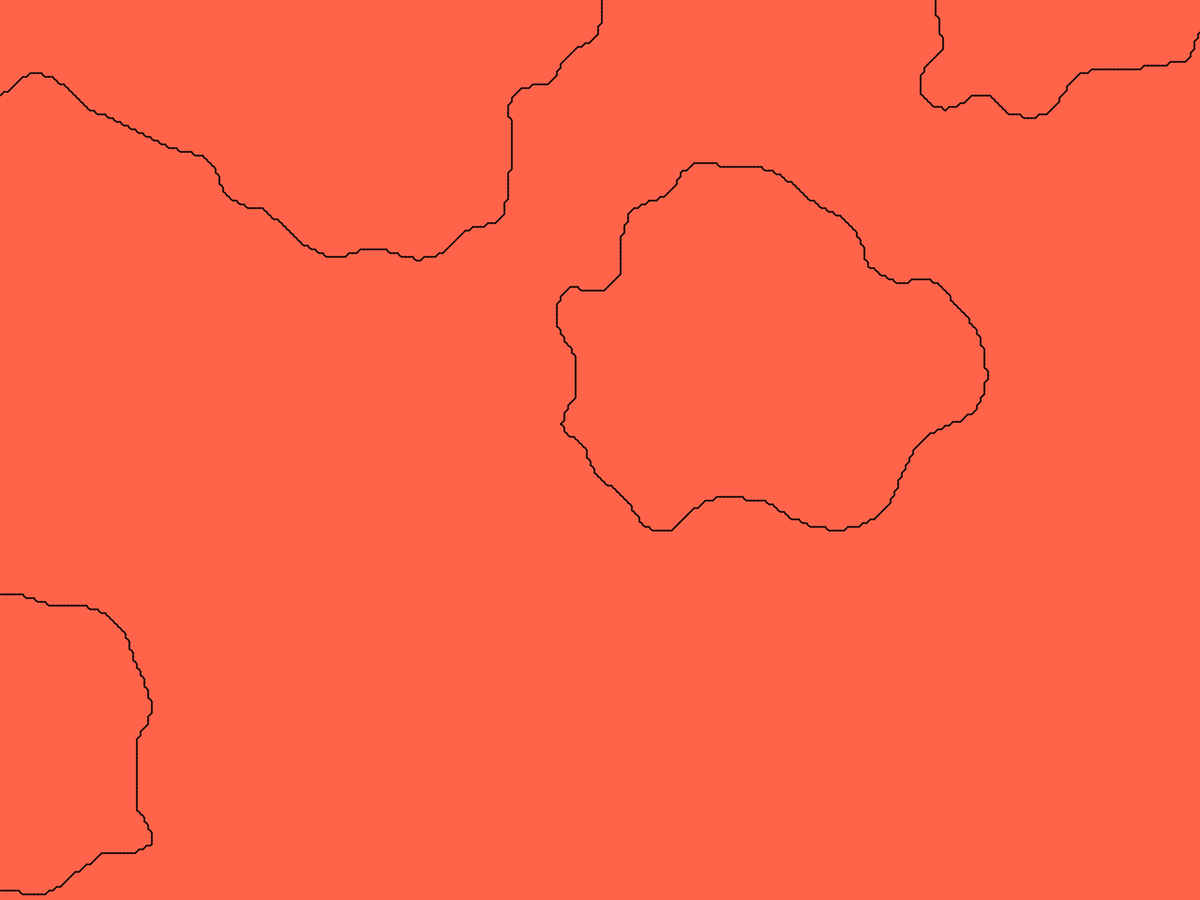
Frame 1 (no input)
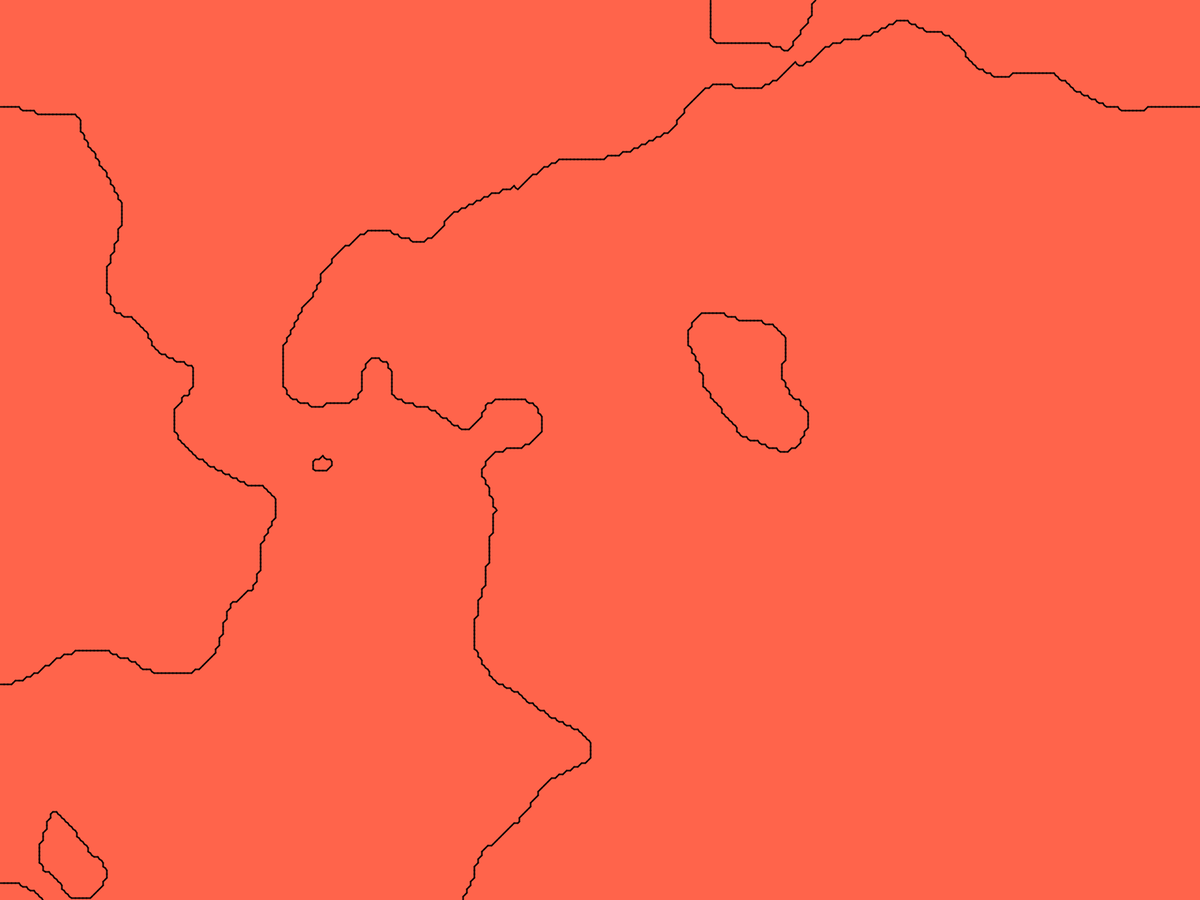
Frame 60 (the mouse pressed at the canvas centre just before this capture)
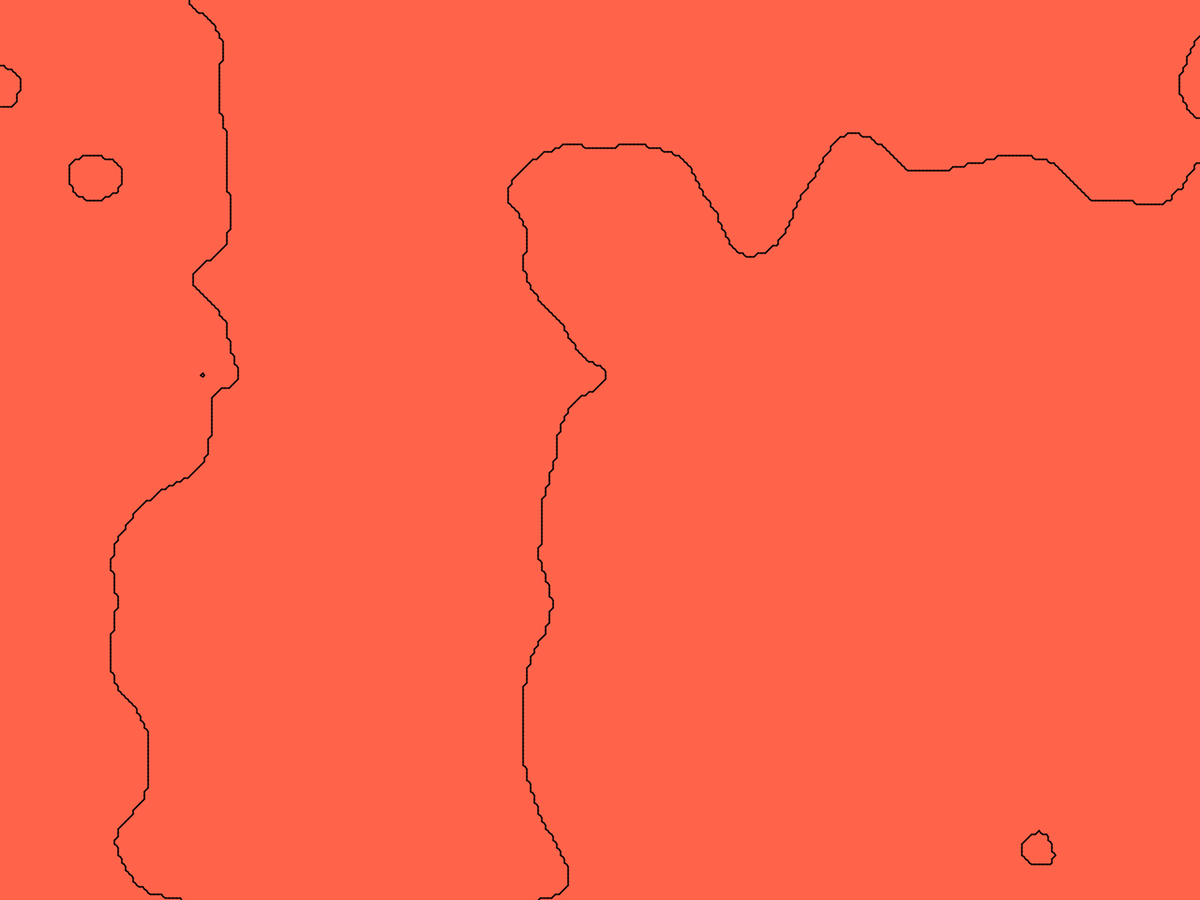
Frame 120 (the mouse held since frame 60 and released just before this capture)

The Processing sketch that drew these frames (run headless with seeded random() and noise(); from frame 60 on, the mouse is pressed at the canvas centre):

// Processing sketch: MarchingSquares
// ── MarchingSquares.pde
//Variabili per disegnare le linee
int res = 5;
int rows, cols;
float grid[][];

//Variabili per gestire il rumore di perlin
float offZ = 0;
float inc = 0.01;

void setup() {
  fullScreen();
  //size(800, 500);
  
  rows = 1 + height / res;
  cols = 1 + width / res;
  grid = new float[cols][rows];
}

void draw() {
  //Pulisco ogni frame lo schermo
  background(255, 100, 75);
  
  //Assegno i valori del rumore alla griglia ogni frame
  float offY = 0;
  for(int i = 0; i < cols; i++) {
    float offX = 0;
    for(int j = 0; j < rows; j++) {
      grid[i][j] = map(noise(offX, offY, offZ), 0, 1, -1, 1);
      offX += inc;
    }
    offY += inc;
  }
  offZ += 0.01;
  
  //Codice per disegnare i vertici dei rettangoli che formano la griglia
  /*for(int i = 0; i < cols; i++) {
    for(int j = 0; j < rows; j++) {
      stroke(grid[i][j] * 255);
      strokeWeight(res * 0.4);
      point(i * res, j * res);  
    }
  }*/
  
  //Codice per disegnare le linee ogni 4 punti disposti a forma di quadrato (le linee uniscono i punti medi)
  for(int i = 0; i < cols - 1; i++) {
    for(int j = 0; j < rows - 1; j++) {
       //Creo le coordinate di partenza in base agli indici dei due cicli
       float x = i * res;
       float y = j * res;
       
       //Creo i vettori che contengono le coordinate dei punti medi
       PVector a = new PVector(x + res / 2, y);
       PVector b = new PVector(x + res, y + res / 2);
       PVector c = new PVector(x + res / 2, y + res);
       PVector d = new PVector(x, y + res / 2);
       
       //Chiamata alla funzione di conversione
       int state = toBaseTen(ceil(grid[i][j]), ceil(grid[i + 1][j]), ceil(grid[i + 1][j + 1]), ceil(grid[i][j + 1]));
       
       //Switch per disegnare il caso in cui si trovano i 4 punti
       stroke(0);
       strokeWeight(2);
       switch(state) {
         case 1:
           line(c, d);
           break;
         case 2:
           line(b, c);
           break;
         case 3:
           line(b, d);
           break;
         case 4:
           line(a, b);
           break;
         case 5:
           line(a, d);
           line(b, c);
           break;  
         case 6:
           line(a, c);
           break;
         case 7:
           line(a, d);
           break;
         case 8:
           line(a, d);
           break;
         case 9:
           line(a, c);
           break;
         case 10:
           line(a, b);
           line(c, d);
           break;
         case 11:
           line(a, b);
           break;
         case 12:
           line(b, d);
           break;
         case 13:
           line(b, c);
           break;
         case 14:
           line(c, d);
           break;
       }
    }
  }
}

//Override della funzione line per disegnare linee senza passare i quattro punti ma semplici vettori
void line(PVector v1, PVector v2) {
  line(v1.x, v1.y, v2.x, v2.y);
}

//Codice per convertire in base dieci la configurazione dei 4 punti
int toBaseTen(int a, int b, int c, int d) {
  return a * 8 + b * 4 + c * 2 + d * 1;
}
